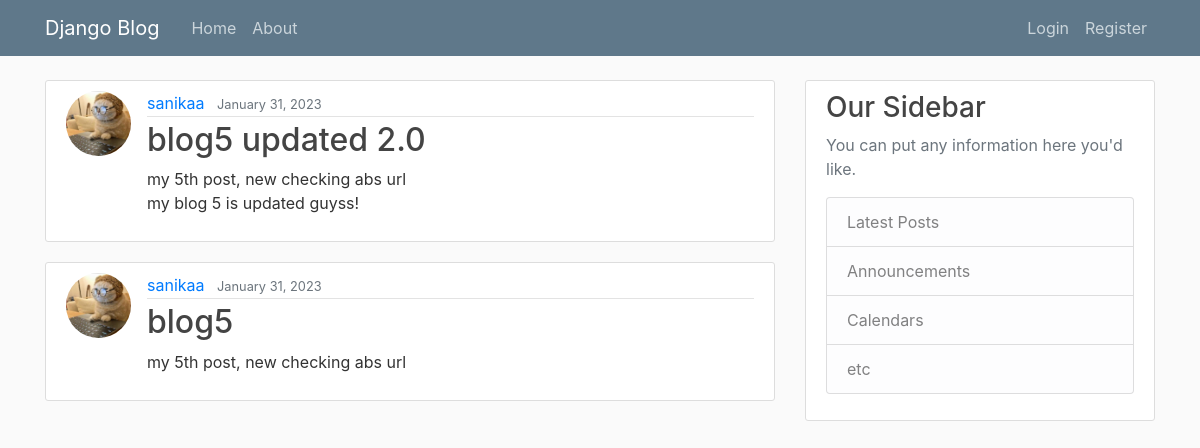
The app's page /, older data.
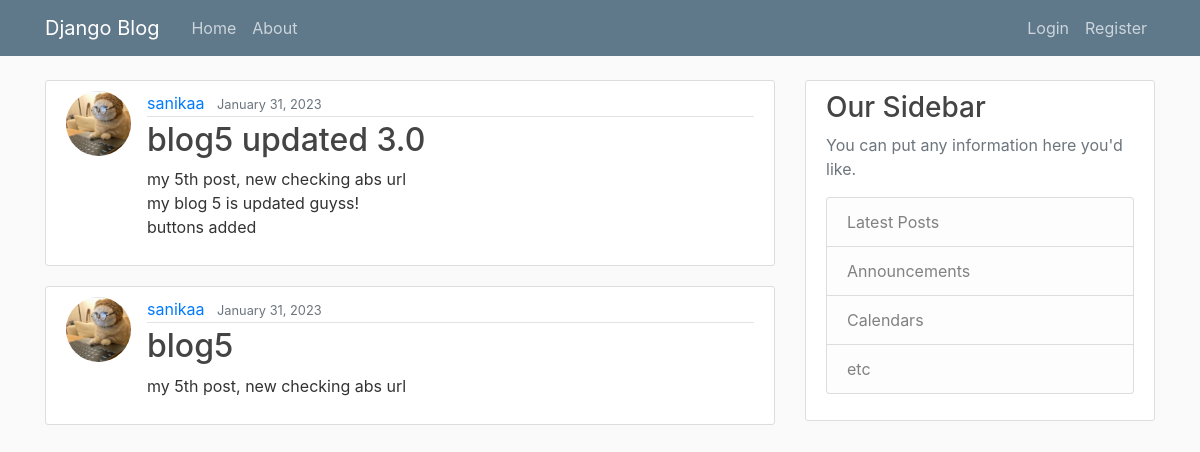
The same page, newer data.
### blogApp/models.py (models this page shows, shortened)
class post(models.Model):
    title = models.CharField(max_length=100)
    content = models.TextField()
    date_posted = models.DateTimeField(default=timezone.now) #actual function as default value so no ()
    author = models.ForeignKey(User, on_delete=models.CASCADE) # if user is deleted then posts are also deleted not viceversa

### users/models.py (models this page shows, shortened)
class profile(models.Model):
    user = models.OneToOneField(User, on_delete=models.CASCADE) # cascade -  if user is deleted then delete the profile, but if we delete profile, user isnt deleted
    image = models.ImageField(default='default.jpg', upload_to='profile_pics')
    bio = models.TextField()

### blogApp/views.py (the view)
# urls.py: path('', PostListView.as_view(), name='blog-home'),
class PostListView(ListView):
    model = post
    template_name = 'blogApp/home.html'
    context_object_name = 'posts'
    ordering = ['-date_posted']
    paginate_by = 2

### blogApp/templates/blogApp/home.html
{% extends 'blogApp/base.html' %}
{% block content %}
{% for post in posts %}
    <article class="media content-section">
        <img class="rounded-circle article-img" src="{{ post.author.profile.image.url }}">
        <div class="media-body">
            <div class="article-metadata">
                <a class="mr-2" href="#">{{ post.author }}</a>
                <small class="text-muted">{{ post.date_posted|date:"F d, Y" }}</small>
            </div>
            <h2><a class="article-title" href="{% url 'post_detail' post.id %}">{{ post.title }}</a></h2>
            <p class="article-content">{{ post.content }}</p>
        </div>
    </article>
{% endfor %}
{% endblock %}

Row changes from the older to the newer data that the page shows:
changed post: title "blog5 updated 2.0" → "blog5 updated 3.0"; content "my 5th post, new checking abs url my blog 5 is updated guyss!" → "my 5th post, new checking abs url my blog 5 is updated guyss! buttons added"
